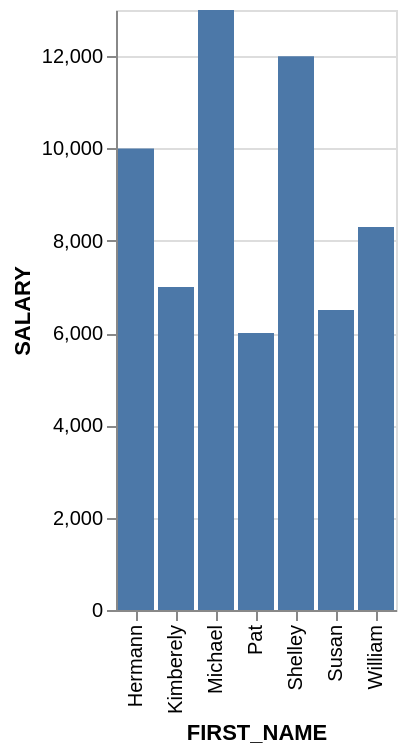

Specify this chart in Vega-Lite:
### Vega-Lite specification from a JSON file in a GitHub repository (floating-point values rounded to 4 significant figures)
{"data": {"values": [{"x_data": "Hermann", "y_data": 10000}, {"x_data": "Kimberely", "y_data": 7000}, {"x_data": "Michael", "y_data": 13000}, {"x_data": "Pat", "y_data": 6000}, {"x_data": "Shelley", "y_data": 12000}, {"x_data": "Susan", "y_data": 6500}, {"x_data": "William", "y_data": 8300}]}, "mark": "bar", "encoding": {"x": {"field": "x_data", "type": "nominal", "title": "FIRST_NAME", "sort": "ascending"}, "y": {"field": "y_data", "type": "quantitative", "title": "SALARY"}}}
